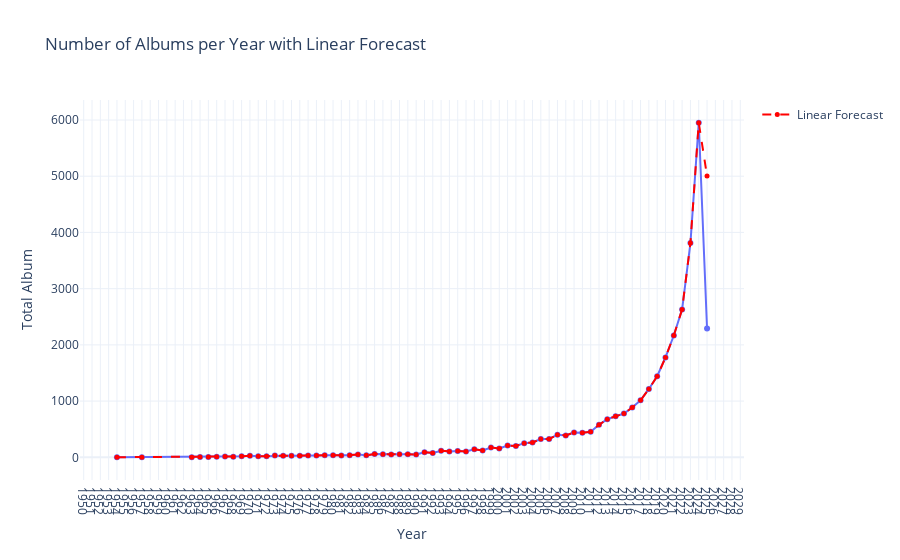

The notebook cell saved with this chart:
### Code cell
import plotly.express as px
from sklearn.linear_model import LinearRegression
import numpy as np

album_counts = dashboard_df.drop_duplicates(subset=["album_name", "year"]).groupby("year")["album_name"].count().reset_index()
album_counts.columns = ["year", "album_count"]
train_df = album_counts[(album_counts["year"] < 2025 )& (album_counts["year"] > 2015)]
X_train = train_df["year"].values.reshape(-1, 1)
y_train = train_df["album_count"].values
model = LinearRegression()
model.fit(X_train, y_train)
X_forecast = np.array([[2025]])
y_pred_2025 = model.predict(X_forecast)[0]
album_forecast_df = album_counts.copy()
if 2025 in album_forecast_df["year"].values:
    album_forecast_df.loc[album_forecast_df["year"] == 2025, "album_count"] = y_pred_2025
else:
    album_forecast_df = pd.concat([
        album_forecast_df,
        pd.DataFrame({"year": [2025], "album_count": [y_pred_2025]})
    ], ignore_index=True)
fig = px.line(album_counts, x="year", y="album_count", markers=True,
              title=" Number of Albums per Year with Linear Forecast",
              labels={"year": "Year", "album_count": "Total Album"},
              hover_data={"year": True, "album_count": True})
fig.add_scatter(x=album_forecast_df["year"], y=album_forecast_df["album_count"],
                mode="lines+markers",
                name="Linear Forecast",
                line=dict(color="red", dash="dash"),
                marker=dict(size=5))

fig.update_layout(
    hovermode="x unified",
    xaxis=dict(dtick=1),
    template="plotly_white"
)

fig.show()

### Figure 1 — Plotly figure (JSON) as saved in the notebook; plotly's stock layout.template omitted (floating-point values rounded to 4 significant figures)
{"data": [{"hovertemplate": "Year=%{x}<br>Total Album=%{y}<extra></extra>", "legendgroup": "", "line": {"color": "#636efa", "dash": "solid"}, "marker": {"symbol": "circle"}, "mode": "lines+markers", "name": "", "orientation": "v", "showlegend": false, "type": "scatter", "x": [1954, 1957, 1963, 1964, 1965, 1966, 1967, 1968, 1969, 1970, 1971, 1972, 1973, 1974, 1975, 1976, 1977, 1978, 1979, 1980, 1981, 1982, 1983, 1984, 1985, 1986, 1987, 1988, 1989, 1990, 1991, 1992, 1993, 1994, 1995, 1996, 1997, 1998, 1999, 2000, 2001, 2002, 2003, 2004, 2005, 2006, 2007, 2008, 2009, 2010, 2011, 2012, 2013, 2014, 2015, 2016, 2017, 2018, 2019, 2020, 2021, 2022, 2023, 2024, 2025], "xaxis": "x", "y": [1, 3, 3, 5, 5, 9, 16, 12, 17, 29, 18, 21, 30, 28, 29, 27, 30, 32, 36, 36, 34, 37, 51, 35, 59, 53, 51, 53, 56, 49, 91, 78, 117, 105, 113, 104, 142, 123, 174, 158, 208, 202, 252, 263, 324, 326, 402, 390, 442, 439, 454, 578, 679, 731, 779, 887, 1013, 1216, 1442, 1776, 2167, 2631, 3810, 5951, 2291], "yaxis": "y"}, {"line": {"color": "red", "dash": "dash"}, "marker": {"size": 5}, "mode": "lines+markers", "name": "Linear Forecast", "type": "scatter", "x": [1954, 1957, 1963, 1964, 1965, 1966, 1967, 1968, 1969, 1970, 1971, 1972, 1973, 1974, 1975, 1976, 1977, 1978, 1979, 1980, 1981, 1982, 1983, 1984, 1985, 1986, 1987, 1988, 1989, 1990, 1991, 1992, 1993, 1994, 1995, 1996, 1997, 1998, 1999, 2000, 2001, 2002, 2003, 2004, 2005, 2006, 2007, 2008, 2009, 2010, 2011, 2012, 2013, 2014, 2015, 2016, 2017, 2018, 2019, 2020, 2021, 2022, 2023, 2024, 2025], "y": [1, 3, 3, 5, 5, 9, 16, 12, 17, 29, 18, 21, 30, 28, 29, 27, 30, 32, 36, 36, 34, 37, 51, 35, 59, 53, 51, 53, 56, 49, 91, 78, 117, 105, 113, 104, 142, 123, 174, 158, 208, 202, 252, 263, 324, 326, 402, 390, 442, 439, 454, 578, 679, 731, 779, 887, 1013, 1216, 1442, 1776, 2167, 2631, 3810, 5951, 5005.0]}], "layout": {"autosize": true, "hovermode": "x unified", "legend": {"tracegroupgap": 0}, "title": {"text": " Number of Albums per Year with Linear Forecast"}, "xaxis": {"anchor": "y", "autorange": true, "domain": [0, 1], "dtick": 1, "range": [1950.0, 2029.0], "title": {"text": "Year"}, "type": "linear"}, "yaxis": {"anchor": "x", "autorange": true, "domain": [0, 1], "range": [-490.0, 6442.0], "title": {"text": "Total Album"}, "type": "linear"}}}
